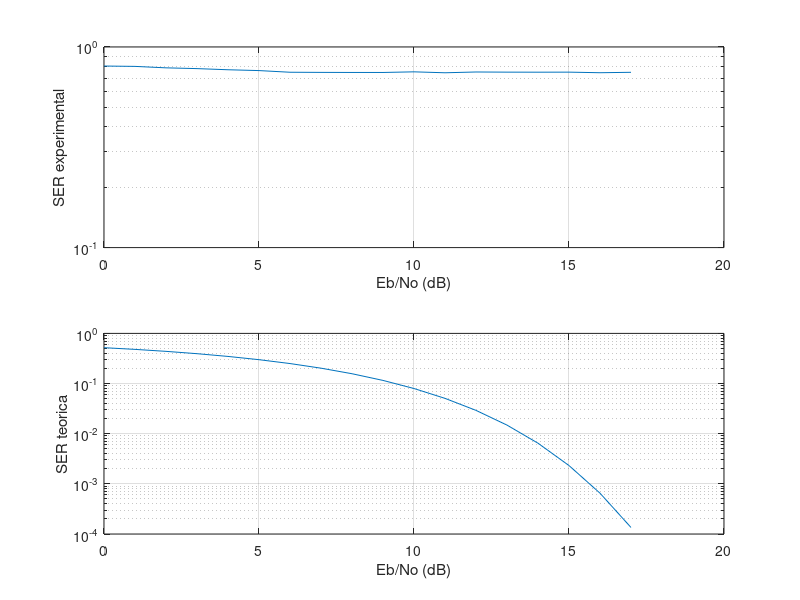
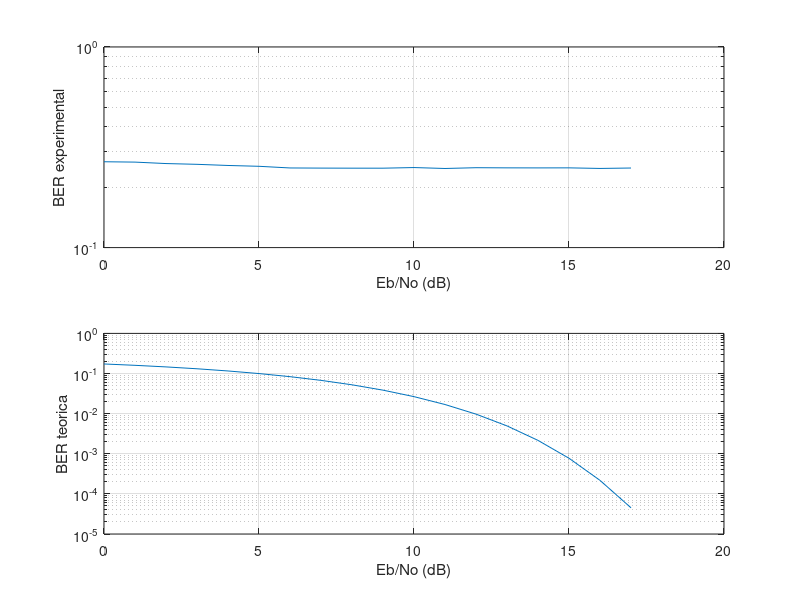
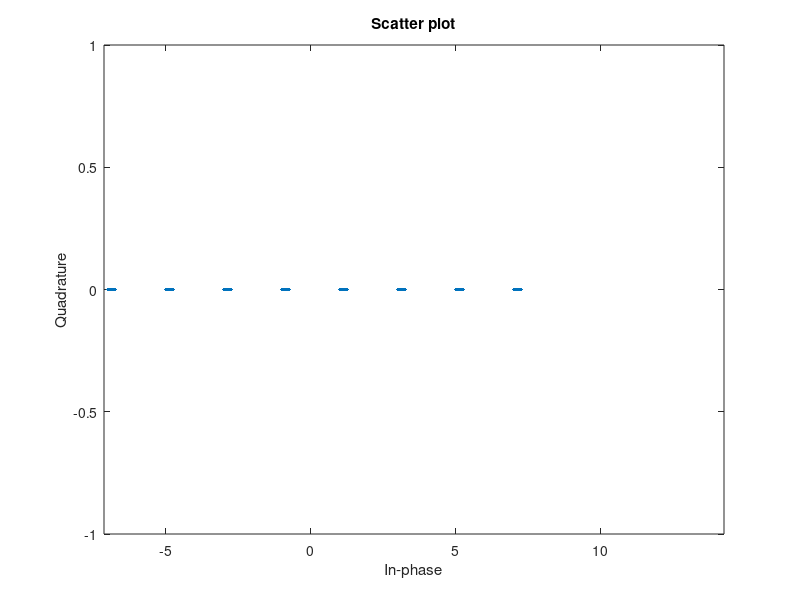

These charts were generated, in order, by the following MATLAB code:
clear all
close all
L = 10000; % Número de símbolos en la simulación
M = 8; % Constelacion PAM de M simbolos
k = log2(M); % Número de bits por símbolo
% An = [-7, -5, -3, -1, 1, 3, 5, 7]
Eb = 7; % Valor de Eb en unidades naturales (calculado de forma teórica en el Hito3.1.)
Eb_dB = 10*log10(Eb); % Valor de Eb en dB

Eb_No_dB = 0:1:17; % Valores de Eb/No en dB
for count = 1:length(Eb_No_dB)
    indices_simbolos_Tx = randint(L, 1, M) % Generamos L símbolos aleatorios (con valores de 1 a 8)
    simbolos_Tx = pammod(indices_simbolos_Tx, M); % Generamos los L símbolos aleatorios (valores [-7, -5, -3, -1, 1, 3, 5, 7])
    No_dB = Eb_dB - Eb_No_dB(count); % Valor de No en dB
    No = 10^(No_dB/10); % Valor de No en unidades naturales
    ruido = (sqrt(No/2))*rand(L,1); % Generamos L muestras de ruido gaussiano de varianza No/2
    simbolos_Rx = simbolos_Tx + ruido; % Sumamos el ruido aditivo
    decision = zeros(L, 1); % Símbolos después del decisor (diseñado en el Hito3.2.)
    for j = 1:L
        if simbolos_Rx(j) < -6
            decision(j) = -7;
        elseif -6 < simbolos_Rx(j) <= -4
            decision(j) = -5;
        elseif -4 < simbolos_Rx(j) <= -2
            decision(j) = -3;
        elseif -2 < simbolos_Rx(j) <= 0
            decision(j) = -1;
        elseif 0 < simbolos_Rx(j) <= 2
            decision(j) = 1;
        elseif 2 < simbolos_Rx(j) <= 4
            deicision(j) = 3;
        elseif 4 < simbolos_Rx(j) <= 6
            decision(j) = 5;
        elseif simbolos_Rx(j) > 6
            decision(j) = 7;
        end
    end
    SER_experimental(count) = sum((decision ~= simbolos_Tx))/L; % Calculamos la SER experimental
    SER_teorica(count) = ((2*(M-1))/M)*qfunc(sqrt((6*k*Eb)/(((M^2)-1)*No)));
    BER_experimental(count) = (sum((decision ~= simbolos_Tx))/L) / k; %Codificacion GRAY
    BER_teorica(count) = (((2*(M-1))/M)*qfunc(sqrt((6*k*Eb)/(((M^2)-1)*No)))) / k; %Codificacion GRAY
end
% Para representar la BER es igual que la SER (no la pondré).
% Representamos los resultados.
figure;
clf;
subplot(211);
semilogy(Eb_No_dB,SER_experimental);
grid on;
xlabel('Eb/No (dB)');
ylabel('SER experimental');
subplot(212);
semilogy(Eb_No_dB,SER_teorica);
grid on;
xlabel('Eb/No (dB)');
ylabel('SER teorica');


figure;
subplot(211);
semilogy(Eb_No_dB,BER_experimental);
grid on;
xlabel('Eb/No (dB)');
ylabel('BER experimental');
subplot(212);
semilogy(Eb_No_dB,BER_teorica);
grid on;
xlabel('Eb/No (dB)');
ylabel('BER teorica');


scatterplot(simbolos_Rx);

